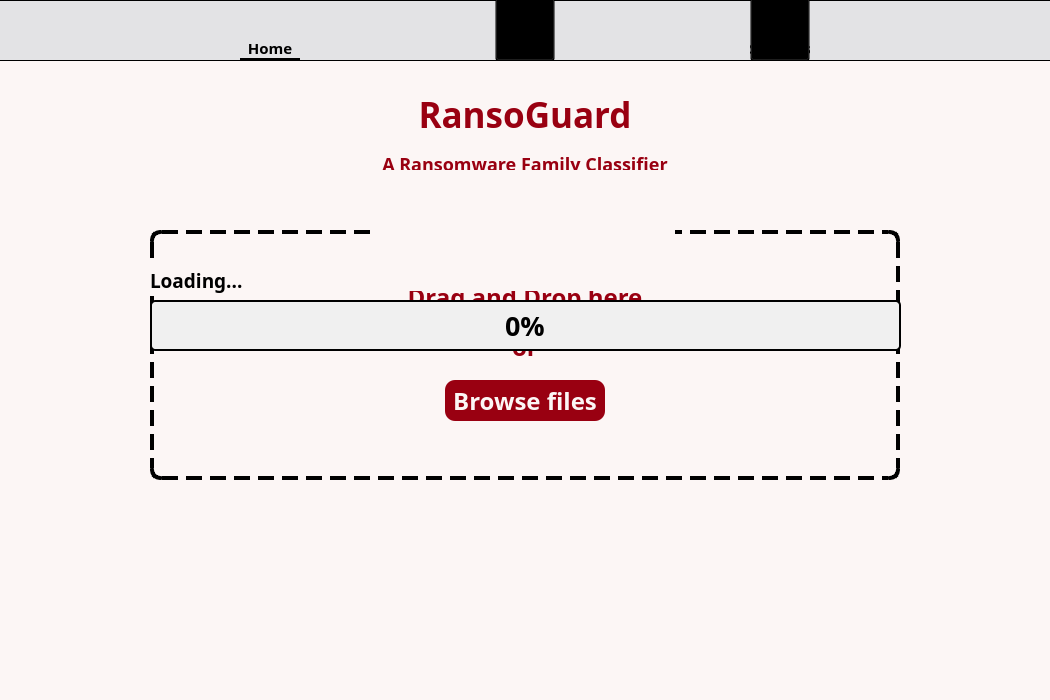
<?xml version="1.0" encoding="UTF-8"?>
<ui version="4.0">
 <class>Dialog</class>
 <widget class="QDialog" name="Dialog">
  <property name="geometry">
   <rect>
    <x>0</x>
    <y>0</y>
    <width>1050</width>
    <height>700</height>
   </rect>
  </property>
  <property name="focusPolicy">
   <enum>Qt::NoFocus</enum>
  </property>
  <property name="windowTitle">
   <string>Dialog</string>
  </property>
  <property name="layoutDirection">
   <enum>Qt::LeftToRight</enum>
  </property>
  <property name="styleSheet">
   <string notr="true">background-color:#FCF6F5;</string>
  </property>
  <widget class="QLabel" name="dragndrop_label">
   <property name="geometry">
    <rect>
     <x>150</x>
     <y>230</y>
     <width>750</width>
     <height>250</height>
    </rect>
   </property>
   <property name="font">
    <font>
     <family>Century Gothic</family>
     <pointsize>18</pointsize>
     <weight>75</weight>
     <bold>true</bold>
    </font>
   </property>
   <property name="styleSheet">
    <string notr="true">border: 4px dashed black;
    border-radius: 10px;


color:#990011</string>
   </property>
   <property name="text">
    <string>&lt;html&gt;
&lt;head/&gt;
&lt;body&gt;
&lt;p style=&quot;line-height: 1.5;&quot;&gt;Drag and Drop here&lt;br/&gt;or&lt;br/&gt;Browse files&lt;/p&gt;
&lt;/body&gt;
&lt;/html&gt;
</string>
   </property>
   <property name="alignment">
    <set>Qt::AlignCenter</set>
   </property>
  </widget>
  <widget class="QPushButton" name="browse_files_button">
   <property name="geometry">
    <rect>
     <x>445</x>
     <y>380</y>
     <width>160</width>
     <height>41</height>
    </rect>
   </property>
   <property name="font">
    <font>
     <family>Century Gothic</family>
     <pointsize>18</pointsize>
     <weight>75</weight>
     <bold>true</bold>
    </font>
   </property>
   <property name="styleSheet">
    <string notr="true">QPushButton {
	background-color: #990011;
    color:#FCF6F5;
    border-radius: 10px;
}</string>
   </property>
   <property name="text">
    <string>Browse files</string>
   </property>
  </widget>
  <widget class="QLabel" name="label">
   <property name="geometry">
    <rect>
     <x>325</x>
     <y>90</y>
     <width>400</width>
     <height>80</height>
    </rect>
   </property>
   <property name="font">
    <font>
     <family>Century Gothic</family>
     <pointsize>26</pointsize>
     <weight>75</weight>
     <bold>true</bold>
    </font>
   </property>
   <property name="styleSheet">
    <string notr="true">color:#990011</string>
   </property>
   <property name="text">
    <string>&lt;p &gt;RansoGuard&lt;/p&gt;
&lt;p style=&quot;font-size: 18px;&quot;&gt;A Ransomware Family Classifier&lt;/p&gt;</string>
   </property>
   <property name="alignment">
    <set>Qt::AlignCenter</set>
   </property>
  </widget>
  <widget class="QWidget" name="menu_widget" native="true">
   <property name="geometry">
    <rect>
     <x>0</x>
     <y>0</y>
     <width>1050</width>
     <height>61</height>
    </rect>
   </property>
   <property name="styleSheet">
    <string notr="true">#menu_widget{
border-top: 1px solid rgb(0, 0, 0);
border-bottom: 1px solid rgb(0, 0, 0);

background-color: rgb(227, 227, 229)
} 


#menu_widget QPushButton
{

background-color: transparent;
}



#menu_widget QLabel{
 background-color: transparent;
}




#menu_widget QPushButton:checked
{

padding-top: 3px;
border: 3px solid black;
border-left: none;
border-right: none;
border-top: none;
}





</string>
   </property>
   <widget class="QLabel" name="home_label">
    <property name="geometry">
     <rect>
      <x>240</x>
      <y>37</y>
      <width>60</width>
      <height>21</height>
     </rect>
    </property>
    <property name="font">
     <font>
      <family>Century Gothic</family>
      <pointsize>11</pointsize>
      <weight>75</weight>
      <bold>true</bold>
     </font>
    </property>
    <property name="text">
     <string>Home</string>
    </property>
    <property name="alignment">
     <set>Qt::AlignCenter</set>
    </property>
   </widget>
   <widget class="QPushButton" name="homeButton">
    <property name="geometry">
     <rect>
      <x>240</x>
      <y>-12</y>
      <width>60</width>
      <height>73</height>
     </rect>
    </property>
    <property name="font">
     <font>
      <family>Century Gothic</family>
      <pointsize>14</pointsize>
      <weight>75</weight>
      <bold>true</bold>
     </font>
    </property>
    <property name="toolTip">
     <string/>
    </property>
    <property name="styleSheet">
     <string notr="true"/>
    </property>
    <property name="text">
     <string/>
    </property>
    <property name="icon">
     <iconset>
      <normaloff>../../Downloads/home.png</normaloff>../../Downloads/home.png</iconset>
    </property>
    <property name="iconSize">
     <size>
      <width>26</width>
      <height>26</height>
     </size>
    </property>
    <property name="checkable">
     <bool>true</bool>
    </property>
    <property name="checked">
     <bool>true</bool>
    </property>
    <property name="autoExclusive">
     <bool>true</bool>
    </property>
   </widget>
   <widget class="QLabel" name="history_label">
    <property name="geometry">
     <rect>
      <x>495</x>
      <y>37</y>
      <width>60</width>
      <height>21</height>
     </rect>
    </property>
    <property name="font">
     <font>
      <family>Century Gothic</family>
      <pointsize>11</pointsize>
      <weight>75</weight>
      <bold>true</bold>
     </font>
    </property>
    <property name="text">
     <string>History</string>
    </property>
    <property name="alignment">
     <set>Qt::AlignCenter</set>
    </property>
   </widget>
   <widget class="QPushButton" name="historyButton">
    <property name="geometry">
     <rect>
      <x>495</x>
      <y>-8</y>
      <width>60</width>
      <height>69</height>
     </rect>
    </property>
    <property name="font">
     <font>
      <family>Century Gothic</family>
      <pointsize>14</pointsize>
      <weight>75</weight>
      <bold>true</bold>
     </font>
    </property>
    <property name="toolTip">
     <string/>
    </property>
    <property name="styleSheet">
     <string notr="true"/>
    </property>
    <property name="text">
     <string/>
    </property>
    <property name="icon">
     <iconset>
      <normaloff>../../Downloads/histroy.png</normaloff>../../Downloads/histroy.png</iconset>
    </property>
    <property name="iconSize">
     <size>
      <width>26</width>
      <height>26</height>
     </size>
    </property>
    <property name="checkable">
     <bool>true</bool>
    </property>
    <property name="checked">
     <bool>false</bool>
    </property>
    <property name="autoExclusive">
     <bool>true</bool>
    </property>
   </widget>
   <widget class="QLabel" name="settings_label">
    <property name="geometry">
     <rect>
      <x>750</x>
      <y>37</y>
      <width>60</width>
      <height>21</height>
     </rect>
    </property>
    <property name="font">
     <font>
      <family>Century Gothic</family>
      <pointsize>11</pointsize>
      <weight>75</weight>
      <bold>true</bold>
     </font>
    </property>
    <property name="text">
     <string>Settings</string>
    </property>
    <property name="alignment">
     <set>Qt::AlignCenter</set>
    </property>
   </widget>
   <widget class="QPushButton" name="settingsButton">
    <property name="geometry">
     <rect>
      <x>750</x>
      <y>-12</y>
      <width>60</width>
      <height>73</height>
     </rect>
    </property>
    <property name="font">
     <font>
      <family>Century Gothic</family>
      <pointsize>14</pointsize>
      <weight>75</weight>
      <bold>true</bold>
     </font>
    </property>
    <property name="toolTip">
     <string/>
    </property>
    <property name="styleSheet">
     <string notr="true"/>
    </property>
    <property name="text">
     <string/>
    </property>
    <property name="icon">
     <iconset>
      <normaloff>../../Downloads/settings.png</normaloff>../../Downloads/settings.png</iconset>
    </property>
    <property name="iconSize">
     <size>
      <width>26</width>
      <height>26</height>
     </size>
    </property>
    <property name="checkable">
     <bool>true</bool>
    </property>
    <property name="autoExclusive">
     <bool>true</bool>
    </property>
   </widget>
  </widget>
  <widget class="QProgressBar" name="progressBar">
   <property name="geometry">
    <rect>
     <x>150</x>
     <y>300</y>
     <width>751</width>
     <height>51</height>
    </rect>
   </property>
   <property name="font">
    <font>
     <family>Century Gothic</family>
     <pointsize>20</pointsize>
     <weight>75</weight>
     <bold>true</bold>
    </font>
   </property>
   <property name="styleSheet">
    <string notr="true">QProgressBar {
            border: 2px solid black;
            border-radius: 5px;
            background-color: #f0f0f0;
            text-align: center;
        }
        
        QProgressBar::chunk {
            background-color: #990011;
            width: 20px;
        }</string>
   </property>
   <property name="value">
    <number>0</number>
   </property>
  </widget>
  <widget class="QLabel" name="loadin_label">
   <property name="geometry">
    <rect>
     <x>150</x>
     <y>265</y>
     <width>101</width>
     <height>31</height>
    </rect>
   </property>
   <property name="font">
    <font>
     <family>Century Gothic</family>
     <pointsize>14</pointsize>
     <weight>75</weight>
     <bold>true</bold>
    </font>
   </property>
   <property name="text">
    <string>Loading...</string>
   </property>
  </widget>
  <widget class="QLabel" name="changing_label">
   <property name="geometry">
    <rect>
     <x>375</x>
     <y>230</y>
     <width>300</width>
     <height>61</height>
    </rect>
   </property>
   <property name="font">
    <font>
     <family>Century Gothic</family>
     <pointsize>18</pointsize>
     <weight>75</weight>
     <bold>true</bold>
    </font>
   </property>
   <property name="styleSheet">
    <string notr="true">color:#990011;
text-align: center;

QLabel { text-align: center; }</string>
   </property>
   <property name="text">
    <string/>
   </property>
   <property name="alignment">
    <set>Qt::AlignCenter</set>
   </property>
  </widget>
 </widget>
 <resources/>
 <connections/>
</ui>
